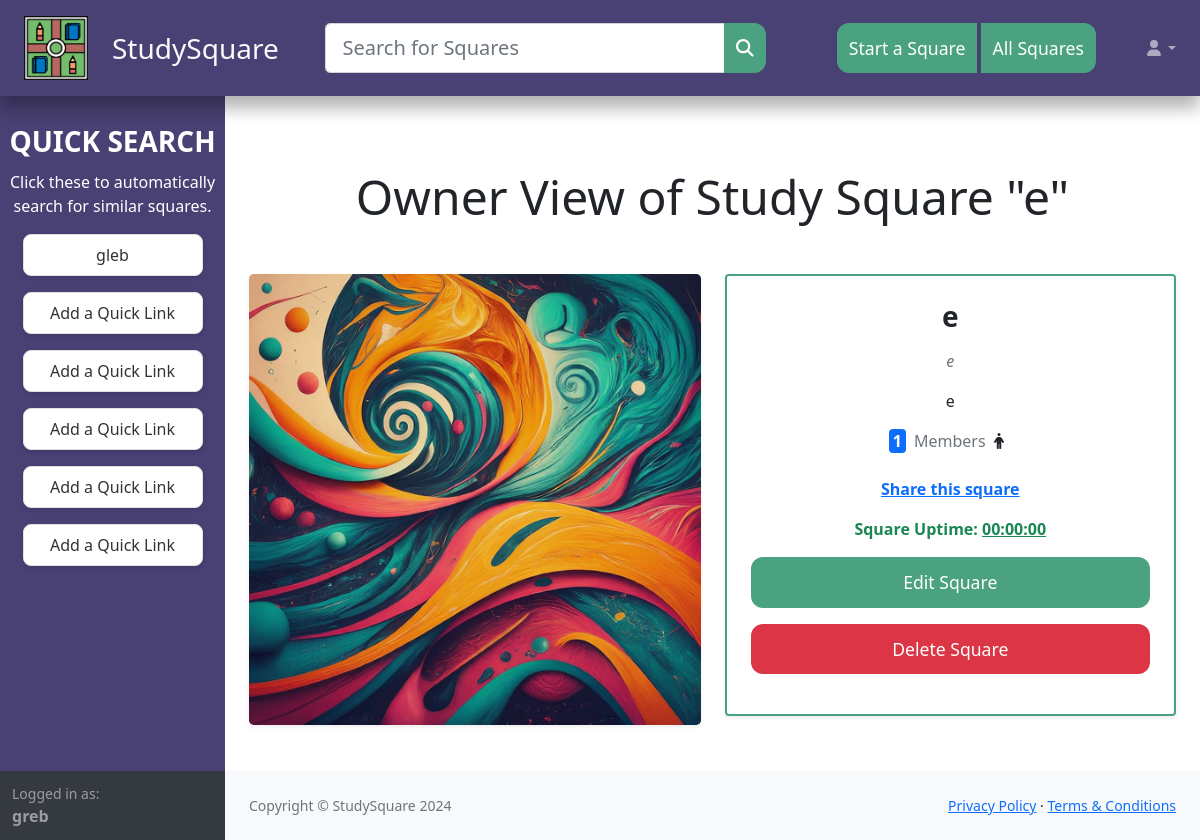
The page /square/vVpEZA/ownerview (signed in) on the database as committed earlier.
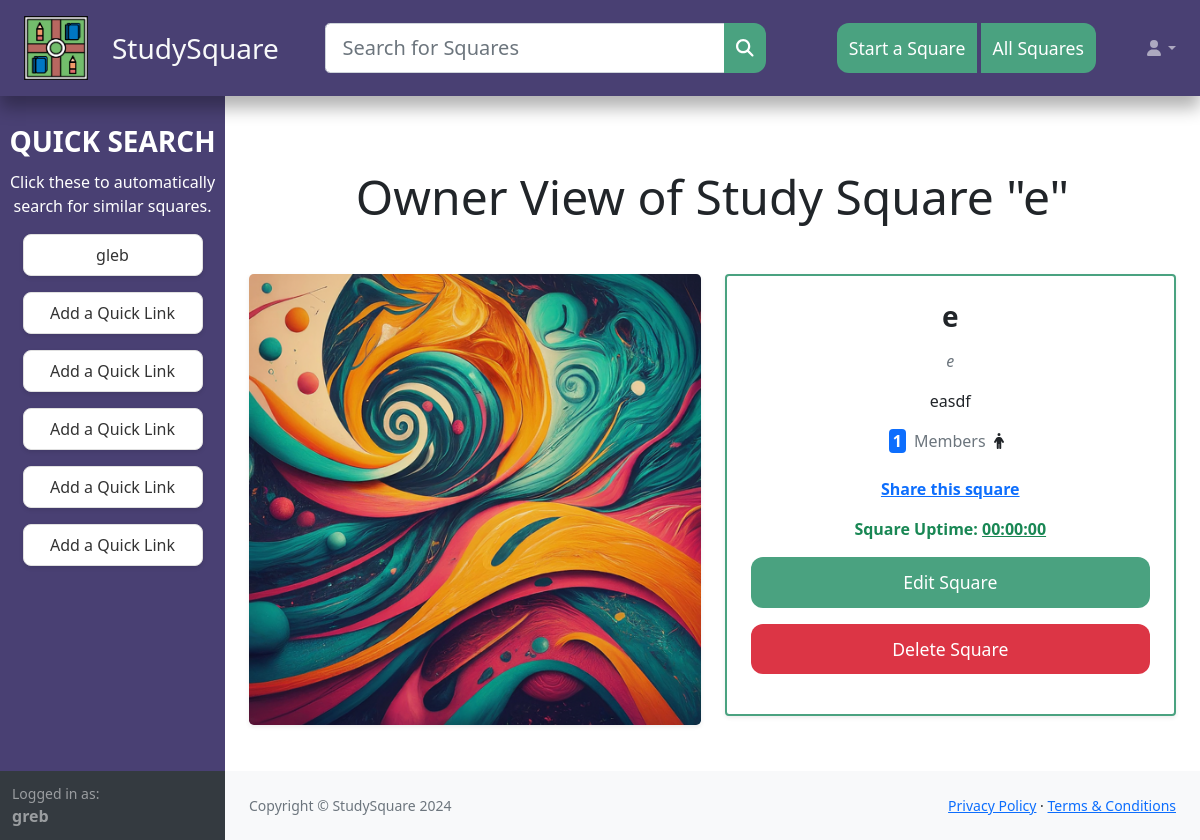
The same page on the database as committed later.
### tables this page shows
CREATE TABLE 'squares' (
                'id' varchar(6) NOT NULL UNIQUE,
                'name' varchar(256) NOT NULL,
                'creator' integer NOT NULL,
                'create_date' datetime NOT NULL DEFAULT(0),
                'preview' varchar(200),
                'description' varchar(1000),
                'public' boolean NOT NULL DEFAULT(1),
                'members' integer NOT NULL DEFAULT(1),
                'meeting_code' varchar(64) NOT NULL,
                'image_type' integer NOT NULL,
                'topic' varchar(64) NOT NULL
            );

### views/square.py (the view)
@api.route("/<square_id>/ownerview")
@login_required
def ownerview(square_id):
    data = db.execute("SELECT * FROM squares WHERE id = :sid", sid=square_id)
    if not data:
        flash("Square not found", "error")
        return redirect("/squares")
    if data[0]['creator'] != session["user_id"]:
        flash("You do not have permission to view this page", "error")
        return redirect(f"/square/{square_id}")
    return render_template("square/ownerview.html", data=data[0])

### application.py (called while the page is built)
@app.after_request
def security_policies(response):
    response.headers['Strict-Transport-Security'] = 'max-age=31536000; includeSubDomains'
    response.headers['X-Content-Type-Options'] = 'nosniff'
    response.headers['X-Frame-Options'] = 'SAMEORIGIN'
    response.headers['X-XSS-Protection'] = '1; mode=block'
    return response

### helpers.py (called while the page is built)
def login_required(f):
    @wraps(f)
    def decorated_function(*args, **kwargs):
        if session.get("user_id") is None:
            return redirect("/login?next=" + urllib.parse.quote(request.full_path))
        return f(*args, **kwargs)
    return decorated_function

### templates/square/ownerview.html (shortened to what this page needs)
{% extends "layout.html" %}
{% block main %}
<h1 class="my-5 text-center pt-4 display-5">Owner View of Study Square "{{ data.name }}"</h1>
<div class="row g-4">
    <div class="col-xl-6">
        <div class="card shadow-sm border-0">
            <div class="card-img-container position-relative">
                <img src="/static/square{{ data.image_type }}.png" class="card-img-top rounded-3" alt="{{ data.name }}">
            </div>
        </div>
    </div>
    <div class="col-xl-6">
        <div class="card shadow-sm border-2" style="border-color: #4aa280;">
            <div class="card-body p-4">
                <div class="text-center">
                    <h3 class="card-title fw-bold text-dark mb-3">{{ data.name }}</h3>
                    <p id="preview" class="text-muted fst-italic">{{ data.preview }}</p>
                    <p id="desc" class="text-dark">{{ data.description }}</p>
                    <div class="d-flex justify-content-center align-items-center mb-4">
                        <span class="badge bg-primary fs-6 p-1 me-2">{{ data.members }}</span>
                        <span class="text-muted">Members</span>
                        <i class="fas fa-person d-md-inline-block mx-2"></i>
                    </div>
                    <a href="#" id="share-link" class="text-primary fw-bold d-block mb-3">Share this square</a>
                    <p class="text-success fw-bold">Square Uptime: <span id="session-length"><u>00:00:00</u></span></p>
                    <a class="btn btn-primary btn-lg mb-3 w-100" href="/square/{{ data.id }}/edit">Edit Square</a>
                    <button class="btn btn-danger w-100 mb-3 delete">Delete Square</button>
                </div>
            </div>
        </div>
    </div>
</div>
{% endblock %}

Rows that differ between the two databases and show on the page:
changed squares: description "e" → "easdf"
